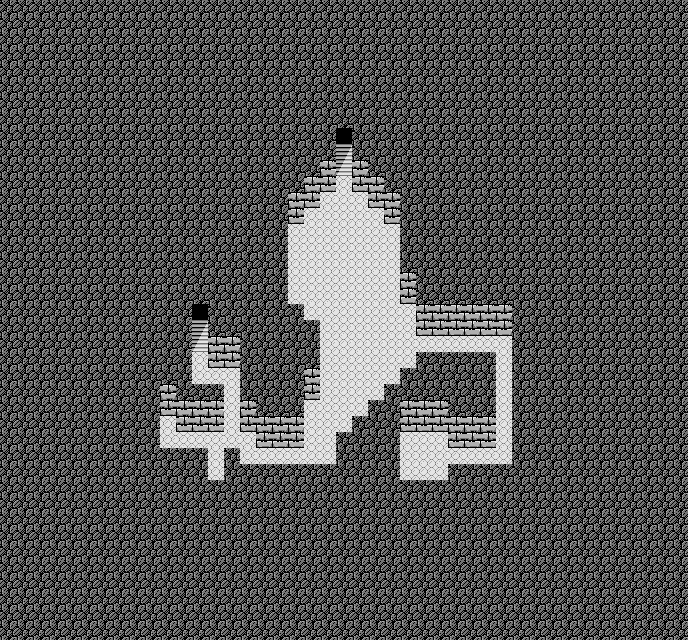

A 2D game scene composited from a Tiled map and its tileset images. What follows is a short description and the map's XML, with each tile layer's data collapsed to a summary:
An orthogonal 43x40 tile map with 16x16 px tiles, 2 tile layers (Tile Layer 1, Tile Layer 2), 2 tilesets and 16 objects (14x Event, Chest, Ceiling).

<map version="1.0" orientation="orthogonal" renderorder="right-down" width="43" height="40" tilewidth="16" tileheight="16" nextobjectid="17">
 <properties>
  <property name="bgm" value="generic_cave" />
  <property name="encounter" value="encounterset_level00_danger05" />
  <property name="name" value="Cave of Hero" />
 </properties>
 <tileset firstgid="1" source="../tilesets/lower.tsx" />
 <tileset firstgid="176" source="../tilesets/upper.tsx" />
 <layer name="Tile Layer 1" width="43" height="40" opacity="0.9">
  <properties>
   <property name="z" value="0" />
  </properties>
  <data>[1720 cells, 1720 non-empty, 7 distinct tile ids]</data>
 </layer>
 <layer name="Tile Layer 2" width="43" height="40">
  <properties>
   <property name="z" value=".5" />
  </properties>
  <data>[1720 cells, 0 non-empty, 0 distinct tile ids]</data>
 </layer>
 <objectgroup name="Object Layer 1">
  <object id="1" name="tele" type="Event" x="192" y="304" width="16" height="16">
   <properties>
    <property name="onCollide" value="teleport('world1/herocave01.tmx', 18, 24)" />
   </properties>
  </object>
  <object id="2" name="chest" type="Chest" x="416" y="448" width="16" height="16">
   <properties>
    <property name="item" value="pot_defense" />
   </properties>
  </object>
  <object id="3" name="room" type="Ceiling" x="400" y="480">
   <properties>
    <property name="roofID" value="27" />
    <property name="roofTileset" value="lower" />
   </properties>
   <polygon points="0,0 0,-80 80,-80 80,-176 112,-176 112,0" />
  </object>
  <object id="4" name="barrier" type="Event" x="336" y="368" width="16" height="32">
   <properties>
    <property name="hide" value="return hasItem('key_artifactHeatgoggle')" />
    <property name="onCollide" value="play('world1/scaldingwater.lua')" />
    <property name="passable" value="IMPASSABLE" />
   </properties>
  </object>
  <object id="5" name="barrier" type="Event" x="320" y="320" width="32" height="16">
   <properties>
    <property name="hide" value="return hasItem('key_artifactHeatgoggle')" />
    <property name="onCollide" value="play('world1/scaldingwater.lua')" />
    <property name="passable" value="IMPASSABLE" />
   </properties>
  </object>
  <object id="6" name="barrier" type="Event" x="336" y="272" width="64" height="16">
   <properties>
    <property name="hide" value="return hasItem('key_artifactHeatgoggle')" />
    <property name="onCollide" value="play('world1/scaldingwater.lua')" />
    <property name="passable" value="IMPASSABLE" />
   </properties>
  </object>
  <object id="7" name="barrier" type="Event" x="304" y="208" width="80" height="32">
   <properties>
    <property name="hide" value="return hasItem('key_artifactHeatgoggle')" />
    <property name="onCollide" value="play('world1/scaldingwater.lua')" />
    <property name="passable" value="IMPASSABLE" />
   </properties>
  </object>
  <object id="8" name="trap" type="Event" x="368" y="224" width="16" height="16">
   <properties>
    <property name="appearance" value="anim_bubbles" />
    <property name="onInteract" value="speak(getHero(0).getName(), 'The magus eye revealed a trap. It looks hot there.')" />
    <property name="passable" value="IMPASSABLE" />
   </properties>
  </object>
  <object id="9" name="trap" type="Event" x="336" y="384" width="16" height="16">
   <properties>
    <property name="appearance" value="anim_bubbles" />
    <property name="onInteract" value="speak(getHero(0).getName(), 'The magus eye revealed a trap. It looks hot there.')" />
    <property name="passable" value="IMPASSABLE" />
   </properties>
  </object>
  <object id="10" name="trap" type="Event" x="320" y="320" width="16" height="16">
   <properties>
    <property name="appearance" value="anim_bubbles" />
    <property name="onInteract" value="speak(getHero(0).getName(), 'The magus eye revealed a trap. It looks hot there.')" />
    <property name="passable" value="IMPASSABLE" />
   </properties>
  </object>
  <object id="11" name="trap" type="Event" x="368" y="272" width="16" height="16">
   <properties>
    <property name="appearance" value="anim_bubbles" />
    <property name="onInteract" value="speak(getHero(0).getName(), 'The magus eye revealed a trap. It looks hot there.')" />
    <property name="passable" value="IMPASSABLE" />
   </properties>
  </object>
  <object id="12" name="trap" type="Event" x="336" y="272" width="16" height="16">
   <properties>
    <property name="appearance" value="anim_bubbles" />
    <property name="onInteract" value="speak(getHero(0).getName(), 'The magus eye revealed a trap. It looks hot there.')" />
    <property name="passable" value="IMPASSABLE" />
   </properties>
  </object>
  <object id="13" name="trap" type="Event" x="304" y="208" width="16" height="16">
   <properties>
    <property name="appearance" value="anim_bubbles" />
    <property name="onInteract" value="speak(getHero(0).getName(), 'The magus eye revealed a trap. It looks hot there.')" />
    <property name="passable" value="IMPASSABLE" />
   </properties>
  </object>
  <object id="14" name="trap" type="Event" x="320" y="224" width="16" height="16">
   <properties>
    <property name="appearance" value="anim_bubbles" />
    <property name="onInteract" value="speak(getHero(0).getName(), 'The magus eye revealed a trap. It looks hot there.')" />
    <property name="passable" value="IMPASSABLE" />
   </properties>
  </object>
  <object id="15" name="trap" type="Event" x="352" y="208" width="16" height="16">
   <properties>
    <property name="appearance" value="anim_bubbles" />
    <property name="onInteract" value="speak(getHero(0).getName(), 'The magus eye revealed a trap. It looks hot there.')" />
    <property name="passable" value="IMPASSABLE" />
   </properties>
  </object>
  <object id="16" name="tele" type="Event" x="336" y="128" width="16" height="16">
   <properties>
    <property name="onCollide" value="teleport('world1/herocave03.tmx', 31, 28)" />
   </properties>
  </object>
 </objectgroup>
</map>
